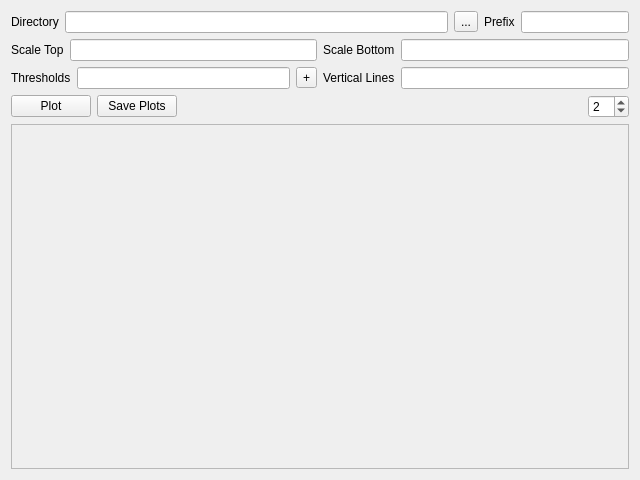
<?xml version="1.0" encoding="UTF-8"?>
<ui version="4.0">
 <comment> All rights reserved. </comment>
 <class>CQPLPlotWidget</class>
 <widget class="QWidget" name="CQPLPlotWidget">
  <property name="geometry">
   <rect>
    <x>0</x>
    <y>0</y>
    <width>640</width>
    <height>480</height>
   </rect>
  </property>
  <layout class="QGridLayout" name="gridLayout">
   <item row="0" column="0">
    <layout class="QHBoxLayout" name="horizontalLayout_7">
     <item>
      <layout class="QFormLayout" name="formLayout_5">
       <property name="fieldGrowthPolicy">
        <enum>QFormLayout::FieldGrowthPolicy::ExpandingFieldsGrow</enum>
       </property>
       <item row="0" column="0">
        <widget class="QLabel" name="mpLblTarget">
         <property name="text">
          <string>Directory</string>
         </property>
        </widget>
       </item>
       <item row="0" column="1">
        <layout class="QHBoxLayout" name="horizontalLayout_8">
         <item>
          <widget class="QLineEdit" name="mpTxtTarget">
           <property name="toolTip">
            <string>Directory in which to place the generated files (defaults to the tmp directory)</string>
           </property>
          </widget>
         </item>
         <item>
          <widget class="QToolButton" name="mpCmdBrowse">
           <property name="text">
            <string>...</string>
           </property>
          </widget>
         </item>
        </layout>
       </item>
      </layout>
     </item>
     <item>
      <layout class="QFormLayout" name="formLayout_6">
       <property name="fieldGrowthPolicy">
        <enum>QFormLayout::FieldGrowthPolicy::ExpandingFieldsGrow</enum>
       </property>
       <item row="0" column="0">
        <widget class="QLabel" name="mpLblUpper_2">
         <property name="text">
          <string>Prefix</string>
         </property>
        </widget>
       </item>
       <item row="0" column="1">
        <widget class="QLineEdit" name="mpTxtPrefix">
         <property name="sizePolicy">
          <sizepolicy hsizetype="Fixed" vsizetype="Fixed">
           <horstretch>0</horstretch>
           <verstretch>0</verstretch>
          </sizepolicy>
         </property>
         <property name="toolTip">
          <string>Prefix to be used for the generated files.</string>
         </property>
        </widget>
       </item>
      </layout>
     </item>
    </layout>
   </item>
   <item row="1" column="0">
    <layout class="QHBoxLayout" name="horizontalLayout_4">
     <item>
      <layout class="QFormLayout" name="formLayout_4">
       <property name="fieldGrowthPolicy">
        <enum>QFormLayout::FieldGrowthPolicy::ExpandingFieldsGrow</enum>
       </property>
       <item row="0" column="0">
        <widget class="QLabel" name="mpLblScaleTop">
         <property name="text">
          <string>Scale Top</string>
         </property>
        </widget>
       </item>
       <item row="0" column="1">
        <widget class="QLineEdit" name="mpTxtScaleTop"/>
       </item>
      </layout>
     </item>
     <item>
      <layout class="QFormLayout" name="formLayout_3">
       <property name="fieldGrowthPolicy">
        <enum>QFormLayout::FieldGrowthPolicy::ExpandingFieldsGrow</enum>
       </property>
       <item row="0" column="0">
        <widget class="QLabel" name="mpLblScaleBottom">
         <property name="text">
          <string>Scale Bottom</string>
         </property>
        </widget>
       </item>
       <item row="0" column="1">
        <widget class="QLineEdit" name="mpTxtScaleBottom"/>
       </item>
      </layout>
     </item>
    </layout>
   </item>
   <item row="2" column="0">
    <layout class="QHBoxLayout" name="horizontalLayout_5">
     <item>
      <layout class="QHBoxLayout" name="horizontalLayout_3">
       <item>
        <layout class="QHBoxLayout" name="horizontalLayout_2">
         <item>
          <widget class="QLabel" name="mpLblThresholds">
           <property name="text">
            <string>Thresholds</string>
           </property>
          </widget>
         </item>
         <item>
          <widget class="QLineEdit" name="mpTxtThresholds"/>
         </item>
        </layout>
       </item>
       <item>
        <widget class="QToolButton" name="mpCmdAddThreshold">
         <property name="text">
          <string>+</string>
         </property>
        </widget>
       </item>
      </layout>
     </item>
     <item>
      <layout class="QFormLayout" name="formLayout_2">
       <property name="fieldGrowthPolicy">
        <enum>QFormLayout::FieldGrowthPolicy::ExpandingFieldsGrow</enum>
       </property>
       <item row="0" column="0">
        <widget class="QLabel" name="mpLblVertical">
         <property name="text">
          <string>Vertical Lines</string>
         </property>
        </widget>
       </item>
       <item row="0" column="1">
        <widget class="QLineEdit" name="mpTxtVertical"/>
       </item>
      </layout>
     </item>
    </layout>
   </item>
   <item row="3" column="0">
    <layout class="QHBoxLayout" name="horizontalLayout_6">
     <item>
      <widget class="QPushButton" name="mpCmdPlot">
       <property name="text">
        <string>Plot</string>
       </property>
      </widget>
     </item>
     <item>
      <widget class="QPushButton" name="mpCmdSave">
       <property name="text">
        <string>Save Plots</string>
       </property>
      </widget>
     </item>
     <item>
      <spacer name="horizontalSpacer">
       <property name="orientation">
        <enum>Qt::Orientation::Horizontal</enum>
       </property>
       <property name="sizeHint" stdset="0">
        <size>
         <width>40</width>
         <height>20</height>
        </size>
       </property>
      </spacer>
     </item>
     <item>
      <widget class="QSpinBox" name="mpSpnColumns">
       <property name="toolTip">
        <string>Number of columns for plots</string>
       </property>
       <property name="minimum">
        <number>1</number>
       </property>
       <property name="value">
        <number>2</number>
       </property>
      </widget>
     </item>
    </layout>
   </item>
   <item row="4" column="0">
    <widget class="QScrollArea" name="mpPlots">
     <property name="widgetResizable">
      <bool>true</bool>
     </property>
     <widget class="QWidget" name="mpScrollContents">
      <property name="geometry">
       <rect>
        <x>0</x>
        <y>0</y>
        <width>620</width>
        <height>321</height>
       </rect>
      </property>
     </widget>
    </widget>
   </item>
  </layout>
 </widget>
 <tabstops>
  <tabstop>mpTxtTarget</tabstop>
  <tabstop>mpCmdBrowse</tabstop>
  <tabstop>mpTxtPrefix</tabstop>
  <tabstop>mpTxtScaleTop</tabstop>
  <tabstop>mpTxtScaleBottom</tabstop>
  <tabstop>mpTxtThresholds</tabstop>
  <tabstop>mpCmdAddThreshold</tabstop>
  <tabstop>mpTxtVertical</tabstop>
  <tabstop>mpCmdPlot</tabstop>
  <tabstop>mpCmdSave</tabstop>
  <tabstop>mpSpnColumns</tabstop>
  <tabstop>mpPlots</tabstop>
 </tabstops>
 <resources/>
 <connections>
  <connection>
   <sender>mpCmdBrowse</sender>
   <signal>clicked()</signal>
   <receiver>CQPLPlotWidget</receiver>
   <slot>browseDirectory()</slot>
   <hints>
    <hint type="sourcelabel">
     <x>507</x>
     <y>20</y>
    </hint>
    <hint type="destinationlabel">
     <x>319</x>
     <y>239</y>
    </hint>
   </hints>
  </connection>
  <connection>
   <sender>mpCmdPlot</sender>
   <signal>clicked()</signal>
   <receiver>CQPLPlotWidget</receiver>
   <slot>generatePlots()</slot>
   <hints>
    <hint type="sourcelabel">
     <x>47</x>
     <y>113</y>
    </hint>
    <hint type="destinationlabel">
     <x>319</x>
     <y>239</y>
    </hint>
   </hints>
  </connection>
  <connection>
   <sender>mpCmdSave</sender>
   <signal>clicked()</signal>
   <receiver>CQPLPlotWidget</receiver>
   <slot>savePlots()</slot>
   <hints>
    <hint type="sourcelabel">
     <x>47</x>
     <y>113</y>
    </hint>
    <hint type="destinationlabel">
     <x>319</x>
     <y>239</y>
    </hint>
   </hints>
  </connection>
  <connection>
   <sender>mpCmdAddThreshold</sender>
   <signal>clicked()</signal>
   <receiver>CQPLPlotWidget</receiver>
   <slot>addThreshold()</slot>
   <hints>
    <hint type="sourcelabel">
     <x>305</x>
     <y>81</y>
    </hint>
    <hint type="destinationlabel">
     <x>319</x>
     <y>239</y>
    </hint>
   </hints>
  </connection>
 </connections>
 <slots>
  <slot>generatePlots()</slot>
  <slot>browseDirectory()</slot>
  <slot>addThreshold()</slot>
  <slot>savePlots()</slot>
 </slots>
</ui>
